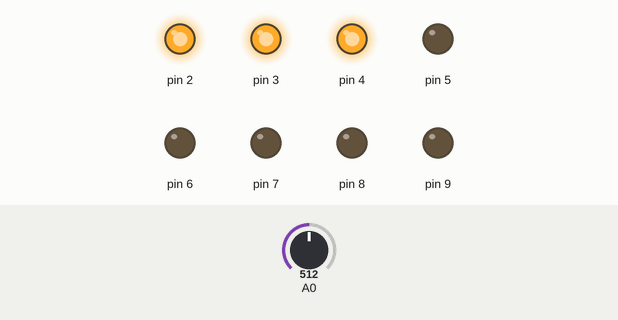
The sketch below on a simulated Arduino Uno, built with avr-gcc and run on an emulated ATmega328P. Shown: output pins drawn as LEDs (lit = HIGH). Dashed ring = blinking. Inputs (shaded band) come from the test bench; at power-on: A0 = 512.

Above: at 1.3 s.
1.4 s: A0 set to 475
At 3.19 s:
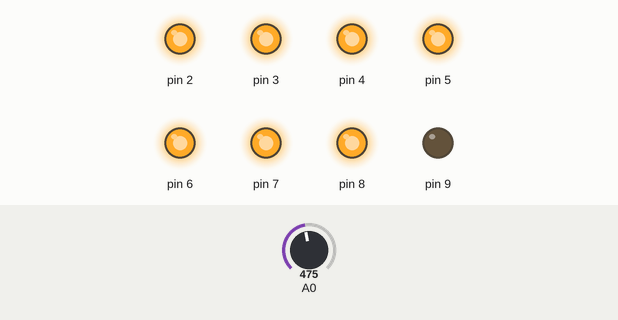
4.5 s: A0 set to 313
At 5.95 s:
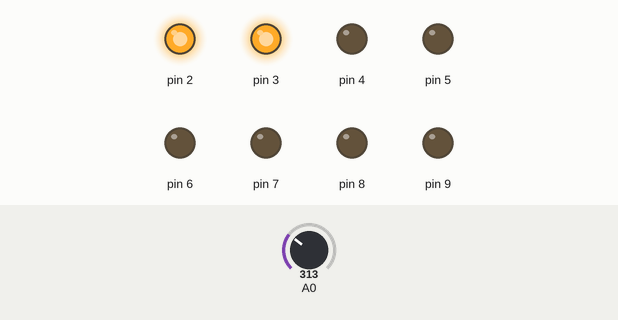
7.6 s: A0 set to 291
10.7 s: A0 set to 0
At 11.8 s:
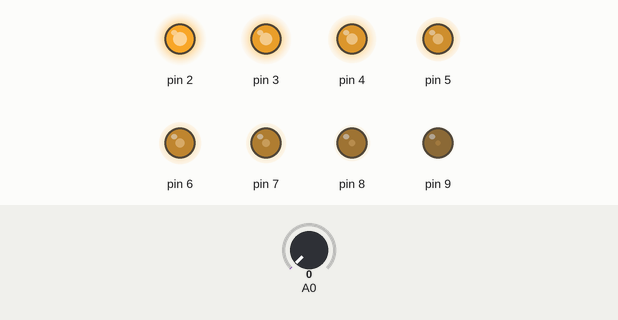
12.4 s: A0 set to 122
At 13.56 s:
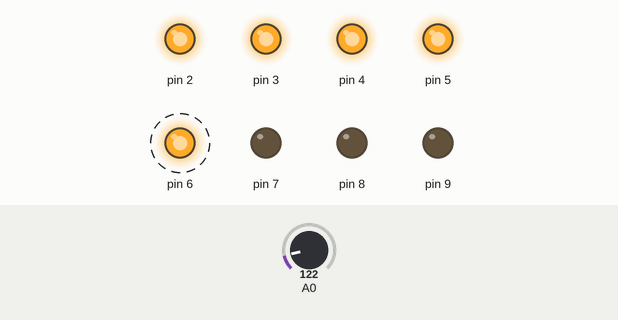
15.5 s: A0 set to 306
Timing chart, 0 to 19.6 s (numbered marks = the images above; inputs shaded):
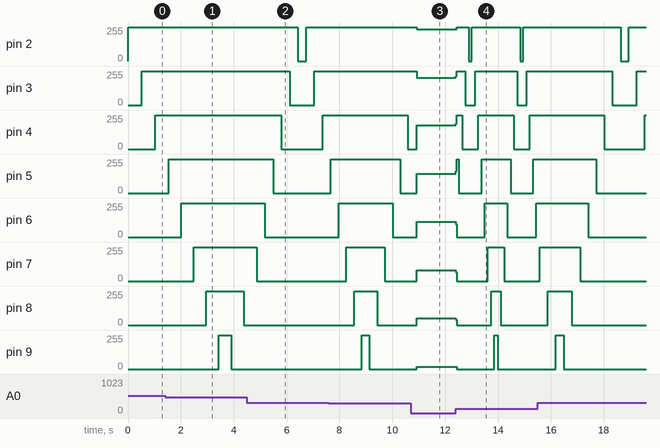

Measured:
- the behaviour switches between 494 and 493 on A0 (found by bisection; images 0 and 1)
- after the input at 1.4 s, pin 8: 0/255 → 255/255 after 1.6 s instead of 1.7 s
- after the input at 4.5 s, pin 2: 255/255 → 0/255 after 1.9 s instead of 2.7 s; pin 3: 255/255 → 0/255 after 1.6 s instead of 2.3 s; pin 4: 255/255 → 0/255 after 1.3 s instead of 1.8 s; pin 5: 255/255 → 0/255 after 0.99 s instead of 1.3 s
- after the input at 7.6 s, pin 4: 255/255 → 0/255 after 3.0 s
- after the input at 10.7 s, pin 4: 0/255 → 177/255 after 0.23 s; pin 5: 0/255 → 145/255 after 0.23 s; pin 6: 0/255 → 113/255 after 0.23 s; pin 7: 0/255 → 81/255 after 0.23 s; pin 8: 0/255 → 49/255 after 0.23 s
- after the input at 12.4 s, pin 2: goes 255/255 0.44 s, 0/255 0.12 s, 255/255 1.8 s, 0/255 0.12 s, then 255/255, starting after 0.05 s; pin 3: goes 255/255 0.36 s, 0/255 0.37 s, 255/255 1.6 s, 0/255 0.37 s, then 255/255, starting at once

The sketch:

Programa2Pot.ino
```cpp
int potValue = 0;

void LucesSeguidas();
void Prendido(int x);
void Apagado(int x);

void setup() {
  pinMode(2, OUTPUT);
  pinMode(3, OUTPUT);
  pinMode(4, OUTPUT);
  pinMode(5, OUTPUT);
  pinMode(6, OUTPUT);
  pinMode(7, OUTPUT);
  pinMode(8, OUTPUT);
  pinMode(9, OUTPUT);
}

void loop() {
  LucesSeguidas();
}
void LucesSeguidas(){
  Prendido(2);
  Prendido(3);
  Prendido(4);
  Prendido(5);
  Prendido(6);
  Prendido(7);
  Prendido(8);
  Prendido(9);
  Apagado(9);
  Apagado(8);
  Apagado(7);
  Apagado(6);
  Apagado(5);
  Apagado(4);
  Apagado(3);
  Apagado(2);
}
void Prendido(int x){
  potValue = analogRead(A0);
  digitalWrite(x, HIGH);
  delay(potValue);
}
void Apagado(int x){
  potValue = analogRead(A0);
  digitalWrite(x, LOW);
  delay(potValue);
}
```
